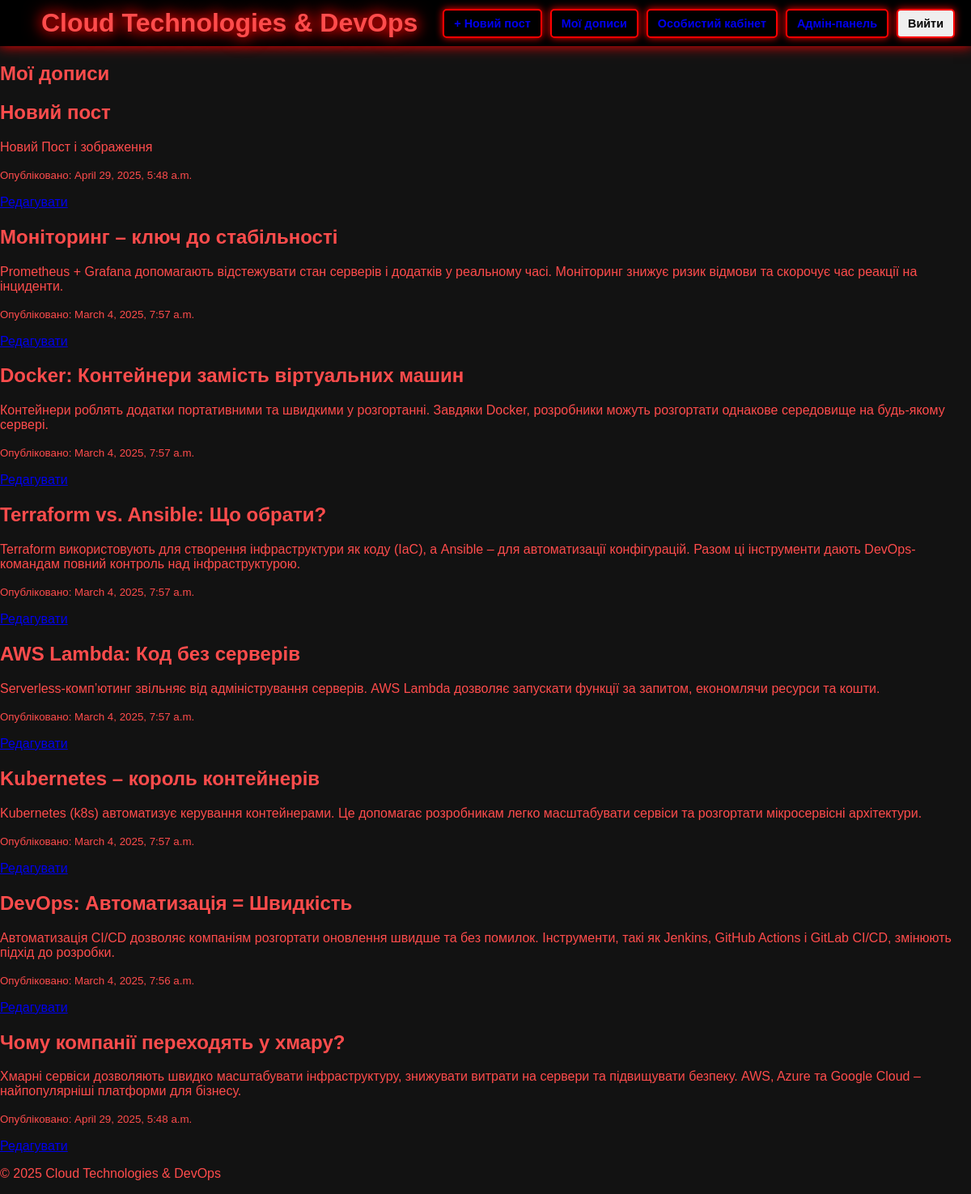
The app's page /my_posts/ (signed in) with its own data.
### myblog/models.py (models this page shows, shortened)
class Post(models.Model):
    author = models.ForeignKey(settings.AUTH_USER_MODEL, on_delete=models.CASCADE)
    title = models.CharField(max_length=200)
    text = models.TextField()
    created_date = models.DateTimeField(default=timezone.now)
    published_date = models.DateTimeField(blank=True, null=True)
    created_at = models.DateTimeField(auto_now_add=True)  # для сортування
    image = models.ImageField(upload_to='images/', blank=True, null=True)
    pdf = models.FileField(upload_to='pdfs/', blank=True, null=True)

### myblog/views.py (the view)
# urls.py: path('my_posts/', views.my_posts, name='my_posts'),
@login_required
def my_posts(request):
    posts = Post.objects.filter(author=request.user).order_by('-created_date')
    return render(request, 'myblog/my_posts.html', {'posts': posts})

### myblog/templates/myblog/my_posts.html
{% extends "myblog/base.html" %}
{% block content %}
<div class="container">
    <h2>Мої дописи</h2>
    {% if posts %}
        {% for post in posts %}
            <div class="post mb-4 p-3 border rounded">
                <h2>{{ post.title }}</h2>
                <p>{{ post.text|linebreaksbr }}</p>
                <p><small>Опубліковано: {{ post.published_date }}</small></p>
                <a href="{% url 'post_edit' pk=post.pk %}" class="btn btn-primary">Редагувати</a>
            </div>
        {% endfor %}
    {% else %}
        <p>У вас немає жодного допису.</p>
    {% endif %}
</div>
{% endblock %}

### myblog/templates/myblog/base.html (shortened to what this page needs)
{% load static %}
<!DOCTYPE html>
<html lang="en">
<head>
    <link rel="stylesheet" href="{% static 'myblog/css/main.css' %}">
</head>
<body>
    <div class="header">
        <h1><a href="/">Cloud Technologies & DevOps</a></h1>
        <div class="auth-buttons">
            {% if user.is_authenticated %}
                <a href="{% url 'post_new' %}" class="btn btn-create">+ Новий пост</a>
                <a href="{% url 'my_posts' %}" class="btn btn-success">Мої дописи</a>
                <a href="{% url 'profile' %}" class="btn btn-success">Особистий кабінет</a>
                <a href="/admin/" class="btn btn-success">Адмін-панель</a>
                <form method="POST" action="{% url 'logout' %}" style="display: inline;">
                    <button type="submit" class="btn btn-secondary">Вийти</button>
                </form>
            {% else %}
                <a href="{% url 'login' %}" class="btn btn-success">Увійти</a>
                <a href="{% url 'register' %}" class="btn btn-warning">Зареєструватися</a>
            {% endif %}
        </div>
    </div>
    <div class="container">
        {% block content %}{% endblock content %}
    </div>
    <footer>
        <p>&copy; 2025 Cloud Technologies & DevOps</p>
    </footer>
</body>
</html>

### myblog/static/myblog/css/main.css (style rules this page uses)
body { font-family: Arial, sans-serif; background-color: #121212; color: #ff4c4c; margin: 0; padding: 0; }
.header { background: black; padding: 15px 0; text-align: center; box-shadow: 0 0 15px #ff0000; position: sticky; top: 0; z-index: 1000; display: flex; justify-content: space-between; align-items: center; padding: 10px 20px; }
.header h1 { margin: 0; flex-grow: 1; text-align: center; }
.header h1 a { font-size: 2rem; font-weight: bold; color: #ff4c4c; text-decoration: none; text-shadow: 0 0 15px #ff0000, 0 0 25px #ff0000; transition: color 0.3s ease-in-out; }
.auth-buttons { display: flex; gap: 10px; }
.auth-buttons a, .auth-buttons form button { padding: 8px 12px; border-radius: 5px; font-size: 0.9rem; font-weight: bold; text-decoration: none; transition: 0.3s ease-in-out; box-shadow: 0 0 10px #ff0000; border: 2px solid #ff0000; cursor: pointer; }

### records on screen
Post: title "Новий пост", text "Новий Пост і зображення", published_date "April 29, 2025, 5:48 a.m."
Post: title "Моніторинг – ключ до стабільності", text "Prometheus + Grafana допомагають відстежувати стан серверів і додатків у реальному часі. Моніторинг знижує ризик відмови та скорочує час реакції на інциденти.", published_date "March 4, 2025, 7:57 a.m."
Post: title "Docker: Контейнери замість віртуальних машин", text "Контейнери роблять додатки портативними та швидкими у розгортанні. Завдяки Docker, розробники можуть розгортати однакове середовище на будь-якому сервері.", published_date "March 4, 2025, 7:57 a.m."
Post: title "Terraform vs. Ansible: Що обрати?", text "Terraform використовують для створення інфраструктури як коду (IaC), а Ansible – для автоматизації конфігурацій. Разом ці інструменти дають DevOps-командам повний контроль над інфраструктурою.", published_date "March 4, 2025, 7:57 a.m."
Post: title "AWS Lambda: Код без серверів", text "Serverless-комп’ютинг звільняє від адміністрування серверів. AWS Lambda дозволяє запускати функції за запитом, економлячи ресурси та кошти.", published_date "March 4, 2025, 7:57 a.m."
Post: title "Kubernetes – король контейнерів", text "Kubernetes (k8s) автоматизує керування контейнерами. Це допомагає розробникам легко масштабувати сервіси та розгортати мікросервісні архітектури.", published_date "March 4, 2025, 7:57 a.m."
Post: title "DevOps: Автоматизація = Швидкість", text "Автоматизація CI/CD дозволяє компаніям розгортати оновлення швидше та без помилок. Інструменти, такі як Jenkins, GitHub Actions і GitLab CI/CD, змінюють підхід до розробки.", published_date "March 4, 2025, 7:56 a.m."
Post: title "Чому компанії переходять у хмару?", text "Хмарні сервіси дозволяють швидко масштабувати інфраструктуру, знижувати витрати на сервери та підвищувати безпеку. AWS, Azure та Google Cloud – найпопулярніші платформи для бізнесу.", published_date "April 29, 2025, 5:48 a.m."
